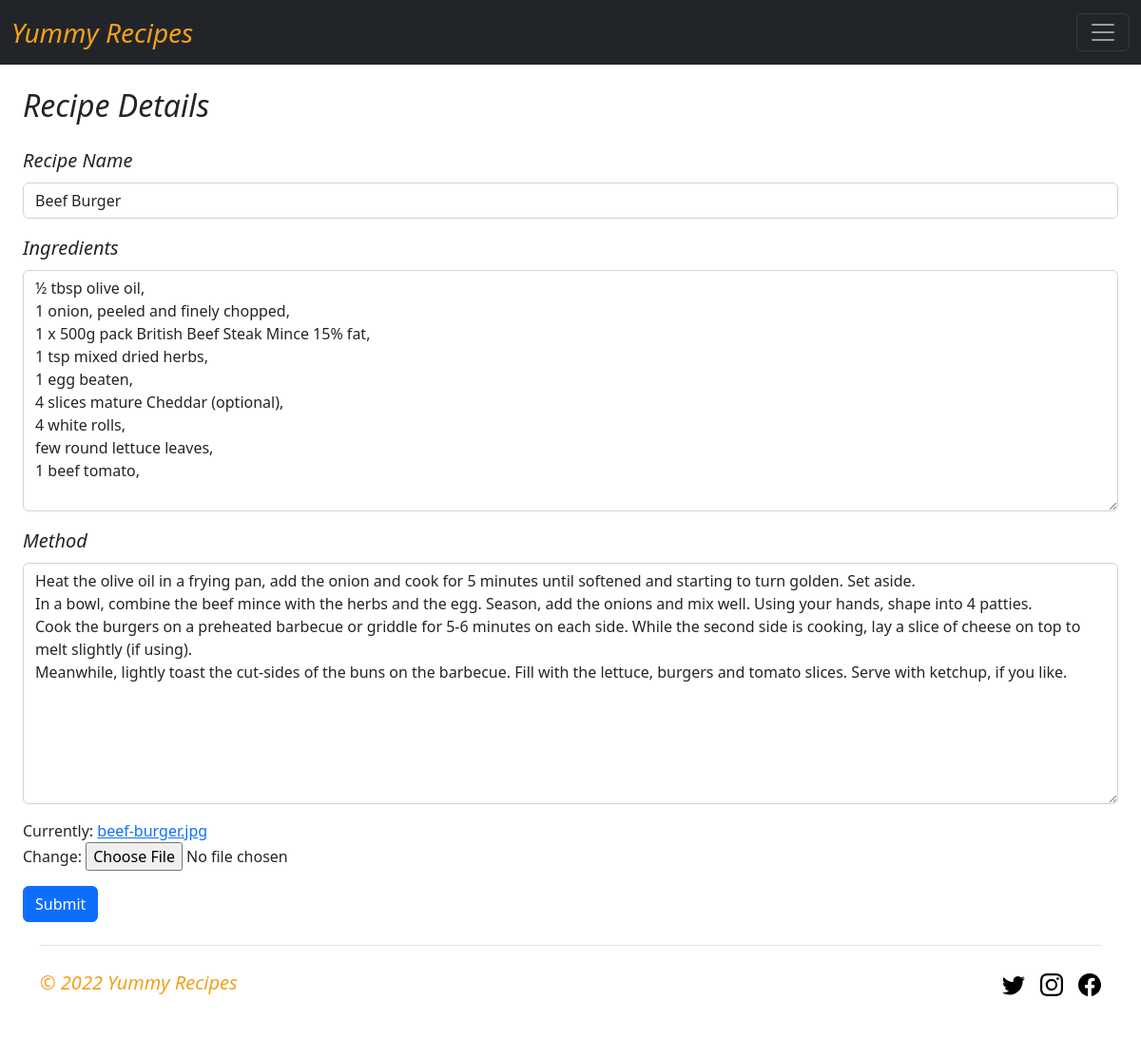
The page /2/update-recipe/ (signed in) on the database its author committed.
### home/models.py (models this page shows, shortened)
class Recipe(models.Model):
    name = models.CharField(max_length=100)
    ingredients = models.TextField()
    method = models.TextField()
    thumbnail = models.ImageField(null=False, blank=False)
    date_created = models.DateField(auto_now_add=True)
    created_by = models.ForeignKey(User, null=True, blank=True, on_delete=models.DO_NOTHING)
    class Meta:
        ordering = ['-date_created', 'name']

### home/decorators.py (the view)
    def wrapper_func(request, *args, **kwargs):
        role = request.user.role
        if role == 'Admin' or role == 'Manager':
            return view_func(request, *args, **kwargs)
        else:
            return HttpResponse('<h2>You are not authorized to view this page</h2')

### home/forms.py
class AddRecipe(forms.ModelForm):
    class Meta:
        model = Recipe
        fields = ['name', 'ingredients', 'method', 'thumbnail', 'created_by']
        labels = {'thumbnail': ''}
        widgets = {
            'name': forms.TextInput(attrs={'class': 'form-control','placeholder': 'Recipe Name' }),
            'ingredients': forms.Textarea(attrs={'class': 'form-control'}),
            'method': forms.Textarea(attrs={'class': 'form-control'}),
            'created': forms.Select(attrs={'class': 'form-control'}),
        }

### home/views.py (called while the page is built)
@login_required(login_url='login')
@manager_and_admin_only
def updateRecipe(request, pk):
    recipe = Recipe.objects.get(id=pk)
    form = AddRecipe(instance=recipe)
    if request.method == 'POST':
        form = AddRecipe(request.POST, request.FILES, instance=recipe)
        if form.is_valid():
            form.save()
            return redirect('home')
    context = {'form': form}
    return render(request, 'home/add-recipe.html', context)

### home/templates/home/add-recipe.html (shortened to what this page needs)
{% extends 'base.html' %}
{% load static %}
{% block content %}
  <div class="class= min-vh-100">
    <h2 class="m-4"><i>Recipe Details</i></h2>
    <form class="mx-4" method="post" action="" enctype="multipart/form-data" >
      <div class="mb-3">
        <label for="name" class="form-label fs-5"><i>Recipe Name</i></label>
       {{form.name}}
      </div>
      <div class="mb-3">
        <label for="desc" class="form-label fs-5"><i>Ingredients</i></label>
        {{form.ingredients}}
      </div>
      <div class="mb-3">
        <label for="desc" class="form-label fs-5"><i>Method</i></label>
        {{form.method}}
      </div>
      <div class="mb-3">
        {{form.thumbnail}}
      </div>
      <button type="submit" class="btn btn-primary ">Submit</button>
    </form>
  </div>
{% endblock content%}

### rows shown on the page
Recipe: name "Beef Burger", ingredients "½ tbsp olive oil, 1 onion, peeled and finely chopped, 1 x 500g pack British Beef Steak Mince 15% fat, 1 tsp mixed dried herbs, 1 egg beaten, 4 slices mature Cheddar (optional), 4 white rolls, few round lettuce leaves, 1 beef tomato,", method "Heat the olive oil in a frying pan, add the onion and cook for 5 minutes until softened and starting to turn golden. Set aside. In a bowl, combine the beef mince with the herbs and the egg. Season, add the onions and mix well. Using your hands, shape into 4 patties. Cook the burgers on a preheated barbecue or griddle for 5-6 minutes on each side. While the second side is cooking, lay a slice of cheese on top to melt slightly (if using). Meanwhile, lightly toast the cut-sides of the buns on the barbecue. Fill with the lettuce, burgers and tomato slices. Serve with ketchup, if you like."
